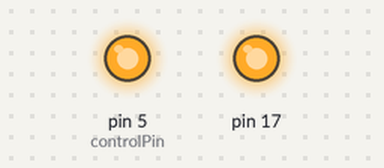
Simulated run of this sketch. Board: Arduino Uno, built with avr-gcc and run on an emulated ATmega328P. On the bench: output pins drawn as LEDs (lit = HIGH).

Above: at 2.5 s.
At 5.5 s:
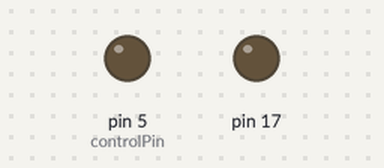
Timing chart, 0 to 7.8 s (numbered marks = the images above):
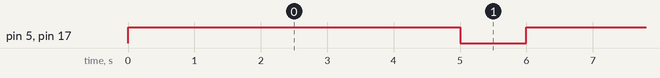

The sketch:

key_test.ino
```cpp
// Назначаем номер пина, к которому подключена управляющая схема.
// Использование константы делает код более читаемым и легким для изменения.
const int controlPin = 5;

// --- Функция setup() ---
// Этот код выполняется один раз при включении или перезагрузке Arduino.
void setup() {
  // Устанавливаем наш пин (номер 5) в режим ВЫХОДА (OUTPUT).
  // Это говорит Arduino, что мы будем подавать напряжение на этот пин, а не считывать его.
  pinMode(controlPin, OUTPUT);
  pinMode(17, OUTPUT);
}

// --- Функция loop() ---
// Этот код выполняется в бесконечном цикле после завершения setup().
void loop() {
  // 1. Включаем светодиод
  digitalWrite(controlPin, HIGH); // Подаем 5В на пин 5
  digitalWrite(17, HIGH);

  // 2. Ждем одну секунду (1000 миллисекунд)
  // Светодиод будет гореть в течение этого времени.
  delay(5000);

  // 3. Выключаем светодиод
  digitalWrite(controlPin, LOW);  // Подаем 0В (землю) на пин 5
  digitalWrite(17, LOW);
  // 4. Ждем еще одну секунду
  // Светодиод будет выключен в течение этого времени.
  delay(1000);

  // После этого цикл начинается заново с пункта 1.
}
```

Measured:
- by itself, pin 5 (controlPin), pin 17: alternates HIGH for 5.0 s and LOW for 1.0 s
